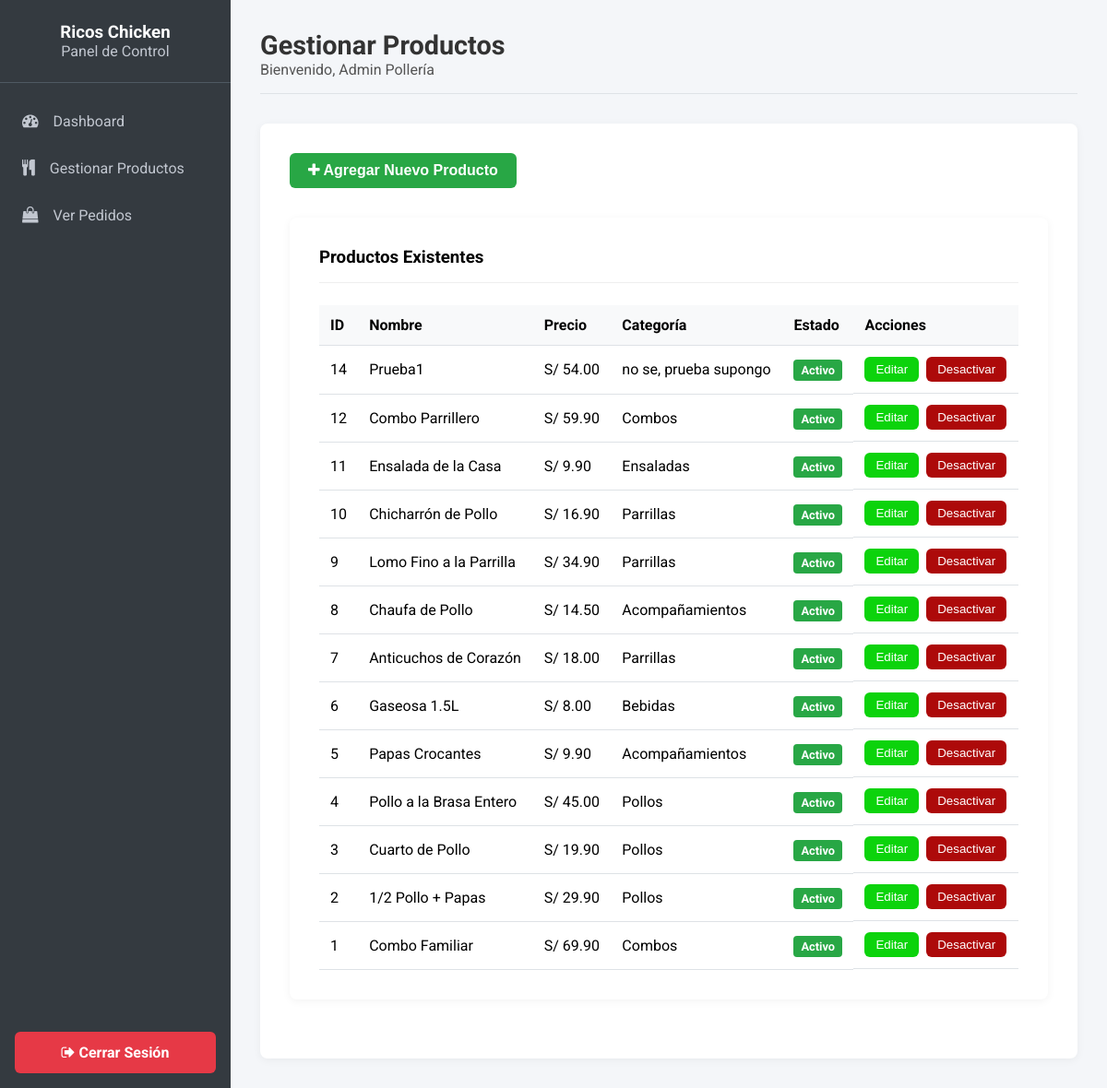
/MiPolleria/admin/gestionarProductos (signed in), run on the app's committed database.
### tables this page shows
CREATE TABLE `productos` (
  `id` int(11) NOT NULL,
  `nombre` varchar(100) NOT NULL,
  `descripcion` text NOT NULL,
  `precio` decimal(10,2) NOT NULL,
  `imagen_url` varchar(255) DEFAULT NULL,
  `categoria` varchar(50) NOT NULL,
  `es_oferta` tinyint(1) NOT NULL DEFAULT 0,
  `precio_oferta` decimal(10,2) DEFAULT NULL,
  `es_popular` tinyint(1) NOT NULL DEFAULT 0,
  `activo` tinyint(1) NOT NULL DEFAULT 1
);

### MiPolleria/index.php (called while the page is built, shortened)
<?php
require_once 'config/Database.php';
class Core {
    protected $currentMethod = 'index';
    public function __construct() {
        $url = $this->getUrl();
        if (isset($url[0]) && file_exists('controllers/' . ucwords($url[0]) . 'Controller.php')) {
            unset($url[0]);
        }
        $this->currentController = new $this->currentController;
        if (isset($url[1])) {
            if (method_exists($this->currentController, $url[1])) {
                $this->currentMethod = $url[1];
                unset($url[1]);
            }
        }
        $this->params = $url ? array_values($url) : [];
        call_user_func_array([$this->currentController, $this->currentMethod], $this->params);
    }
    public function getUrl() {
        if (isset($_GET['url'])) {
            $url = rtrim($_GET['url'], '/');
            $url = filter_var($url, FILTER_SANITIZE_URL);
            $url = explode('/', $url);
            return $url;
        }
        return [];
    }
}
$init = new Core();
?>

### MiPolleria/models/Producto.php (called while the page is built, shortened)
<?php
class Producto {
    private $db;
    public function __construct() {
        $database = new Database();
        $this->db = $database->connect();
    }
    public function obtenerTodosParaAdmin() {
        try {
            $query = $this->db->prepare('SELECT * FROM productos ORDER BY id DESC');
            $query->execute();
            return $query->fetchAll(PDO::FETCH_OBJ);
        } catch (PDOException $e) { return []; }
    }
}

### MiPolleria/config/Database.php (called while the page is built, shortened)
<?php
class Database {
    private $host = 'localhost';
    private $db_name = 'polleria_db';
    private $username = 'root';
    private $password = '';
    public function connect() {
        $this->conn = null;
        try {
            $dsn = 'mysql:host=' . $this->host . ';dbname=' . $this->db_name . ';charset=utf8';
            $this->conn = new PDO($dsn, $this->username, $this->password);
            $this->conn->setAttribute(PDO::ATTR_ERRMODE, PDO::ERRMODE_EXCEPTION);
        } catch(PDOException $e) {
            echo 'Error de Conexión: ' . $e->getMessage();
        }
        return $this->conn;
    }
}
?>

### MiPolleria/views/admin/gestionar_productos.php (the view, shortened to what this page needs)
<?php require_once APPROOT . '/views/layouts/admin_header.php'; ?>
<button class="btn-agregar-nuevo" onclick="abrirModalProducto()">
    <i class="fa fa-plus"></i> Agregar Nuevo Producto
</button>
<div class="product-table-container">
    <h3>Productos Existentes</h3>
    <table class="product-table">
        <thead>
            <tr>
                <th>ID</th>
                <th>Nombre</th>
                <th>Precio</th>
                <th>Categoría</th>
                <th>Estado</th>
                <th>Acciones</th>
            </tr>
        </thead>
        <tbody>
            <?php foreach($data['productos'] as $producto): ?>
            <tr class="<?php echo ($producto->activo == 0) ? 'producto-inactivo' : ''; ?>">
                <td><?php echo $producto->id; ?></td>
                <td><?php echo htmlspecialchars($producto->nombre); ?></td>
                <td>S/ <?php echo number_format($producto->precio, 2); ?></td>
                <td><?php echo htmlspecialchars($producto->categoria); ?></td>
                <td>
                    <?php if ($producto->activo == 1): ?>
                        <span class="status-activo">Activo</span>
                    <?php else: ?>
                        <span class="status-inactivo">Inactivo</span>
                    <?php endif; ?>
                </td>
                <td class="acciones">
                    <button class="btn-editar" onclick='abrirModalProducto(<?php echo json_encode($producto); ?>)'>Editar</button>
                    <?php if ($producto->activo == 1): ?>
                        <button class="btn-desactivar" onclick="abrirModalConfirmacion('Desactivar Producto', '¿Estás seguro de que quieres DESACTIVAR este producto?', '<?php echo URLROOT; ?>/admin/desactivarProducto/<?php echo $producto->id; ?>')">Desactivar</button>
                    <?php else: ?>
                        <button class="btn-reactivar" onclick="abrirModalConfirmacion('Reactivar Producto', '¿Estás seguro de que quieres REACTIVAR este producto?', '<?php echo URLROOT; ?>/admin/reactivarProducto/<?php echo $producto->id; ?>')">Reactivar</button>
                    <?php endif; ?>
                </td>
            </tr>
            <?php endforeach; ?>
        </tbody>
    </table>
</div>
<?php require_once APPROOT . '/views/layouts/admin_footer.php'; ?>

### MiPolleria/public/css/admin.css (style rules this page uses)
:root { --primary-color: #e67e22; --secondary-color: #2c3e50; --bg-light: #f4f6f9; --sidebar-bg: #343a40; --sidebar-text: #c2c7d0; --sidebar-hover: #494e53; }
* { margin: 0; padding: 0; box-sizing: border-box; }
body { font-family: 'Roboto', sans-serif; background-color: var(--bg-light); }
.product-form-container, .product-table-container { background-color: #fff; padding: 2rem; border-radius: 8px; box-shadow: 0 2px 10px rgba(0,0,0,0.05); margin-bottom: 2rem; }
.product-form-container h3, .product-table-container h3 { margin-bottom: 1.5rem; border-bottom: 1px solid #eee; padding-bottom: 1rem; }
.product-table { width: 100%; border-collapse: collapse; }
.product-table th, .product-table td { padding: 12px; text-align: left; border-bottom: 1px solid #dee2e6; }
.product-table thead th { background-color: #f8f9fa; font-weight: 700; }
.product-table .acciones { display: flex; gap: 0.5rem; }
.product-table .acciones button { padding: 6px 12px; border: none; border-radius: 6px; color: white; cursor: pointer; }
.btn-editar { background-color: #0cd30c; color: #333; }
.btn-agregar-nuevo { background-color: #28a745; color: white; padding: 10px 20px; border: none; border-radius: 6px; font-weight: 700; cursor: pointer; font-size: 1rem; margin-bottom: 2rem; }
.status-activo, .status-inactivo { padding: 4px 8px; border-radius: 4px; color: white; font-size: 0.8rem; font-weight: 700; }
.status-activo { background-color: #28a745; }
.btn-desactivar { background-color: #ad0a0a; color: #333; }

### data on the page
productos: id "14", nombre "Prueba1", precio "54.00", categoria "no se, prueba supongo", activo "Activo"
productos: id "12", nombre "Combo Parrillero", precio "59.90", categoria "Combos", activo "Activo"
productos: id "11", nombre "Ensalada de la Casa", precio "9.90", categoria "Ensaladas", activo "Activo"
productos: id "10", nombre "Chicharrón de Pollo", precio "16.90", categoria "Parrillas", activo "Activo"
productos: id "9", nombre "Lomo Fino a la Parrilla", precio "34.90", categoria "Parrillas", activo "Activo"
productos: id "8", nombre "Chaufa de Pollo", precio "14.50", categoria "Acompañamientos", activo "Activo"
productos: id "7", nombre "Anticuchos de Corazón", precio "18.00", categoria "Parrillas", activo "Activo"
productos: id "6", nombre "Gaseosa 1.5L", precio "8.00", categoria "Bebidas", activo "Activo"
productos: id "5", nombre "Papas Crocantes", precio "9.90", categoria "Acompañamientos", activo "Activo"
productos: id "4", nombre "Pollo a la Brasa Entero", precio "45.00", categoria "Pollos", activo "Activo"
productos: id "3", nombre "Cuarto de Pollo", precio "19.90", categoria "Pollos", activo "Activo"
productos: id "2", nombre "1/2 Pollo + Papas", precio "29.90", categoria "Pollos", activo "Activo"
productos: id "1", nombre "Combo Familiar", precio "69.90", categoria "Combos", activo "Activo"

### other printed values
$data['title'] "Gestionar Productos"
$data['nombre_usuario'] "Admin Pollería"
